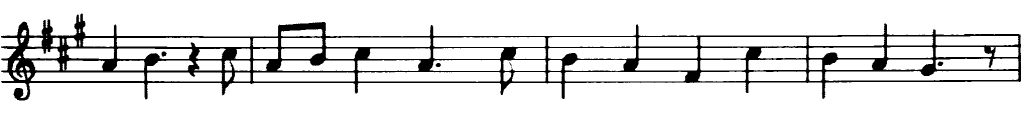
#> input picture ComputerVision/day5/Morphological Transformation/exer_1.png, 1024 x 134 px, found by its file name
$ python cv_exer_galang.py
#> lines starting #> are read from the running program, lines starting #| are printed output that depends on the picture
import cv2
import numpy as np
from matplotlib import pyplot as plt


def exer_1():
    '''
    Isolate line annd notes using morphological operations
    '''
    img = cv2.imread('./Morphological Transformation/exer_1.png')
#> img is the input picture: shape (134, 1024, 3); min 0, max 255, mean 229.4
    row, column, _ = (img.shape)
#> row = 134; column = 1024
    plt.subplot(1, 3, 1), plt.imshow(img, cmap='gray'), plt.title("Image 1")
    plt.xticks([]), plt.yticks([])

    # dilate horizontally to remove scale
    kernel = np.ones((5, 2), np.uint8)

    notes = cv2.morphologyEx(img, cv2.MORPH_CLOSE, kernel)
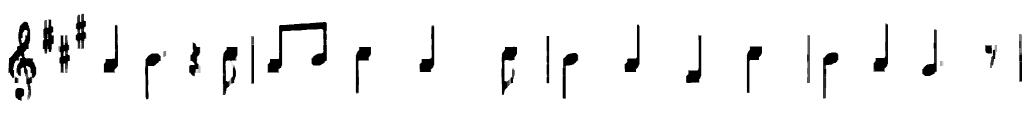
#> notes: shape (134, 1024, 3); min 0, max 255, mean 242.9

    plt.subplot(1, 3, 2), plt.imshow(notes, cmap='gray'), plt.title("Image 1")
    plt.xticks([]), plt.yticks([])

    # dilate vertically to remove notes
    kernel2 = np.ones((1, int(row)), np.uint8)
    partial_lines = cv2.dilate(img, kernel2, iterations=1)
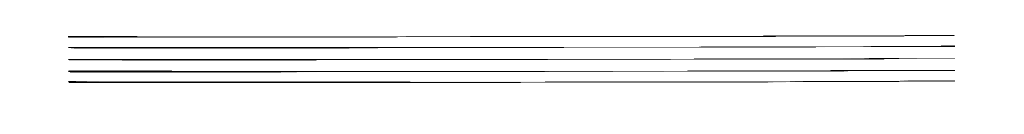
#> partial_lines: shape (134, 1024, 3); min 0, max 255, mean 246

    extend_lines = cv2.erode(partial_lines, kernel2, iterations=3)
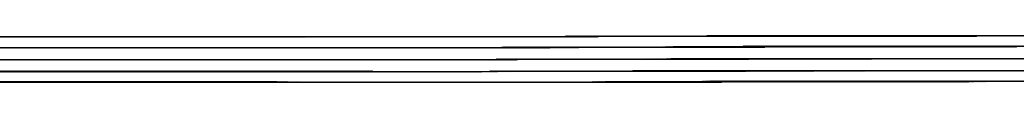
#> extend_lines: shape (134, 1024, 3); min 0, max 255, mean 238.7

    plt.subplot(1, 3, 3), plt.imshow(
        extend_lines, cmap='gray'), plt.title("Image 1")
    plt.xticks([]), plt.yticks([])

    plt.show()
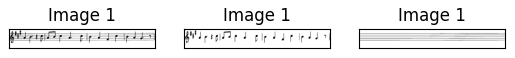
#> figure drawn by matplotlib, 3 panels
    cv2.imwrite("./output/exer_1_notes.jpg", notes)
    cv2.imwrite("./output/exer_1_lines.jpg", extend_lines)


# [71 lines left out: functions exer_2, exer_3, exer_4, not called in this run]


if __name__ == "__main__":

    exer_1()
